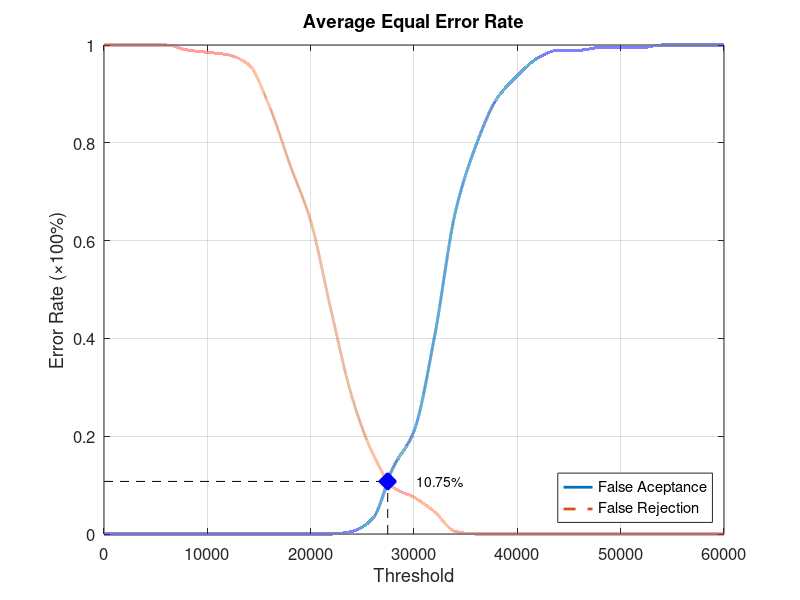
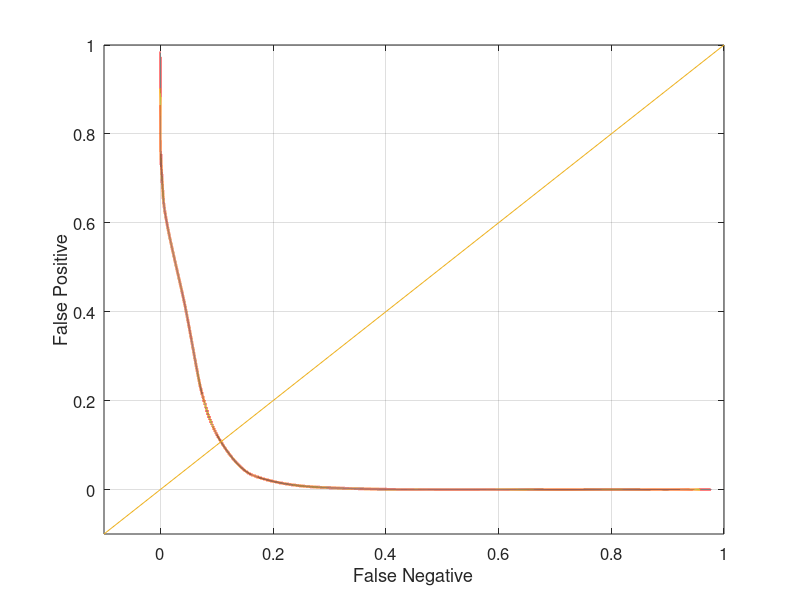

Write the MATLAB code that produced these figures, in order.
function yEER = Database5_4
close all;
clear;
clc;
x = 0:2000:60000;
xq = 0:0.5:60000;

y0 = [0 0 0 0 0 0 0 0 0 0 0 0 0.00526316 0.0315789 0.136842 0.210526 0.405263 0.657895 0.794737 0.889474 0.936842 0.973684 0.989474 0.989474 0.994737 0.994737 0.994737 1 1 1 1];
yy0 = interp1(x, y0, xq, 'pchip');
y1 = [1 1 1 1 0.99 0.985 0.98 0.96 0.875 0.755 0.64 0.455 0.28 0.165 0.095 0.075 0.045 0.005 0 0 0 0 0 0 0 0 0 0 0 0 0];
yy1 = interp1(x, y1, xq, 'pchip');

% Calculating EER: 
y2 = abs(y0 - y1);
find(y2 == min(y2))
yy2 = abs(yy0 - yy1);
xEER = find(yy2 == min(yy2));
xEERIndex = xq(xEER) % X-axis EER
yEER = yy0(xEER) % Y-axis EER

main = figure
plot(xq, yy0,'-','LineWidth', 2);	hold on
plot(xq, yy1,'--','LineWidth', 2);	hold on
plot([xEERIndex xEERIndex], [0 yEER], 'k--');	hold on
plot([0 xEERIndex], [yEER yEER], 'k--');	hold on
plot(xEERIndex, yEER, 'bx', 'LineWidth', 10);	hold on
text(xEERIndex + 10 * xEERIndex / 100, yEER, [num2str(round((10000 * yEER)) / 100) '%'])
legend('False Aceptance', 'False Rejection', 'Location', 'SouthEast')
xlabel('Threshold')
ylabel('Error Rate (\times100%)')
title('Average Equal Error Rate')
set(gca, 'FontSize', 12)
axis([0 60000 0 1])
grid on

print(main, 'Database5_4Main', '-dpng');
FNRxFPR = figure('Color', [1 1 1]);
plot(yy1, yy0, '-', yy1, yy0, 'LineWidth', 2);
hold on
y = -0.1:0.1:1
plot(y, y); 
set(gca, 'FontSize', 12)
xlabel('False Negative')
ylabel('False Positive')
axis([-0.1 1 -0.1 1])
set(gca, 'FontSize', 12)
grid on

print(FNRxFPR, 'Database5_4FNRxFPR','-dpng');
end
